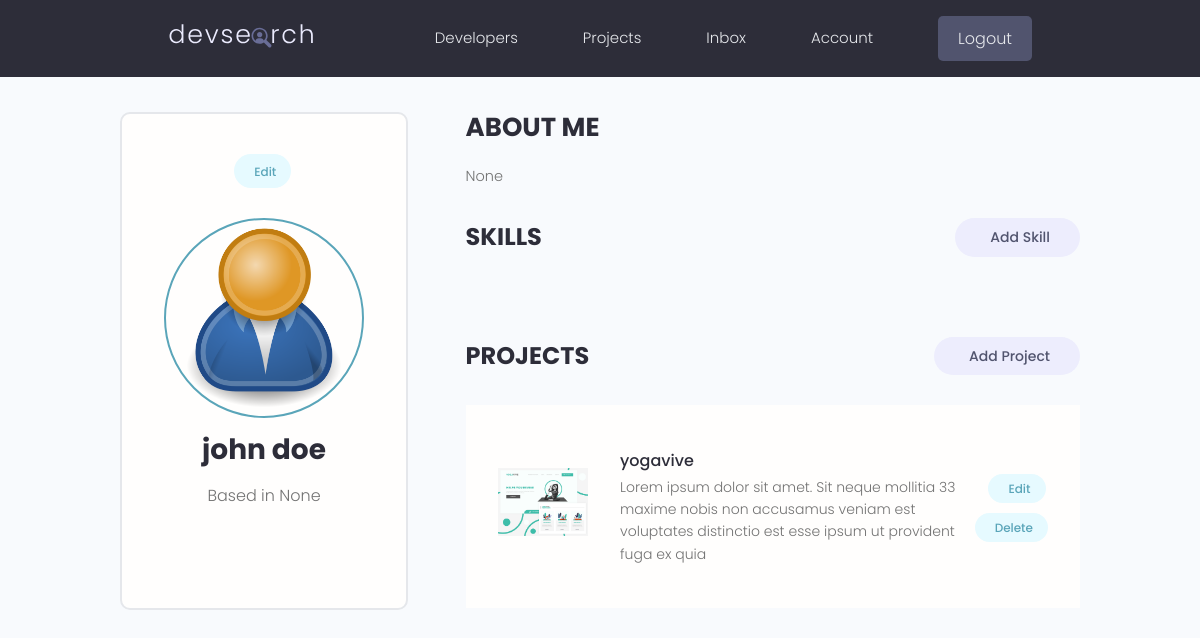
The page /account/ (signed in) on the database as committed earlier.
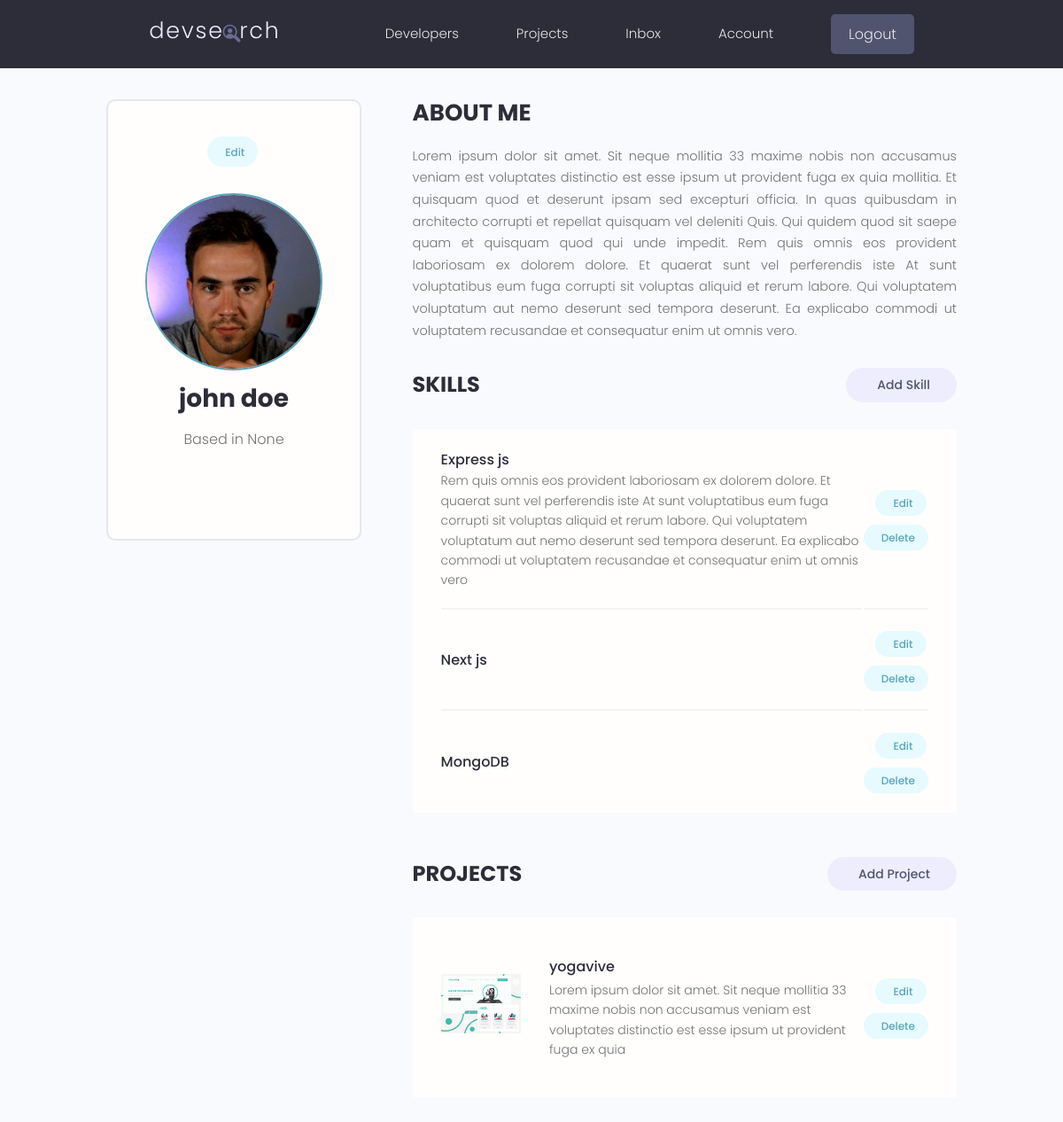
The same page on the database as committed later.
### users/models.py (models this page shows, shortened)
class Profile(models.Model):
    id = models.UUIDField(default=uuid.uuid4, unique=True, primary_key=True, editable=False)
    user = models.OneToOneField(User, on_delete=models.CASCADE)
    name = models.CharField(max_length=200)
    email = models.EmailField(max_length=500)
    username = models.CharField(max_length=200)
    location = models.CharField(max_length=200, blank=True, null=True)
    short_intro = models.CharField(max_length=200, blank=True, null=True)
    bio = models.TextField(blank=True, null=True)
    profile_image = models.ImageField(null=True, blank=True, upload_to='profiles/', default="profiles/user-default.png")
    social_github = models.CharField(max_length=200, blank=True, null=True)
    social_twitter = models.CharField(max_length=200, blank=True, null=True)
    social_linkedin = models.CharField(max_length=200, blank=True, null=True)
    social_youtube = models.CharField(max_length=200, blank=True, null=True)
    social_website = models.CharField(max_length=200, blank=True, null=True)
    created = models.DateTimeField(auto_now_add=True)

class Skill(models.Model):
    id = models.UUIDField(default=uuid.uuid4, unique=True, primary_key=True, editable=False)
    owner = models.ForeignKey(Profile, on_delete=models.CASCADE)
    name = models.CharField(max_length=200)
    description = models.TextField(null=True, blank=True)
    created = models.DateTimeField(auto_now_add=True)

### projects/models.py (models this page shows, shortened)
class Project(models.Model):
    id = models.UUIDField(default=uuid.uuid4, unique=True, primary_key=True, editable=False)
    owner = models.ForeignKey(
        Profile, on_delete=models.CASCADE, related_name='projects')
    title = models.CharField(max_length=200)
    description = models.TextField(null=True, blank=True)
    featured_image = models.ImageField(
        null=True, blank=True, default="default.jpg")
    demo_link = models.CharField(max_length=2000, null=True, blank=True)
    source_link = models.CharField(max_length=2000, null=True, blank=True)
    tags = models.ManyToManyField('Tag', blank=True)
    vote_total = models.IntegerField(default=0, null=True, blank=True)
    vote_ratio = models.IntegerField(default=0, null=True, blank=True)
    created = models.DateTimeField(auto_now_add=True)

### users/views.py (the view)
# urls.py: path('account/', views.user_account, name="account"),
@login_required(login_url='login')
def user_account(request):
    profile = request.user.profile
    return render(request, 'users/account.html', {"profile": profile})

### users/templates/users/account.html (shortened to what this page needs)
{% extends 'base.html' %}
{% block content %}
<main class="settingsPage profile my-md">
  <div class="container">
    <div class="layout">
      <div class="column column--1of3">
        <div class="card text-center">
          <div class="card__body dev">
            <a class="tag tag--pill tag--main settings__btn" href="">
              Edit</a>
            <img class="avatar avatar--xl dev__avatar" src="{{profile.profile_image.url}}" />
            <h2 class="dev__name">{{profile.name}}</h2>
            <p class="dev__location">Based in {{profile.location}}</p>
          </div>
        </div>
      </div>
      <div class="column column--2of3">
        <div class="devInfo">
          <h3 class="devInfo__title">About Me</h3>
          <p class="devInfo__about">{{profile.bio}}</p>
        </div>
        <div class="settings">
          <h3 class="settings__title">Skills</h3>
          <a class="tag tag--pill tag--sub settings__btn tag--lg" href=""> Add Skill</a>
        </div>
        <table class="settings__table">
          {% for skill in profile.skill_set.all %}
          <tr>
            <td class="settings__tableInfo">
              <h4>{{skill.name}}</h4>
              <p>
                {{skill.description}}
              </p>
            </td>
            <td class="settings__tableActions">
              <a class="tag tag--pill tag--main settings__btn" href=""> Edit</a>
              <a class="tag tag--pill tag--main settings__btn" href="">
                Delete</a>
            </td>
          </tr>
          {% endfor %}
        </table>
        <div class="settings">
          <h3 class="settings__title">Projects</h3>
          <a class="tag tag--pill tag--sub settings__btn tag--lg" href="{% url 'create-project' %}"> Add Project</a>
        </div>
        <table class="settings__table">
          {% for project in profile.projects.all %}
          <tr>
            <td class="settings__thumbnail">
              <a href="{% url 'project' project.id %}"><img src="{{project.featured_image.url}}" alt="Project Thumbnail" /></a>
            </td>
            <td class="settings__tableInfo">
              <a href="{% url 'project' project.id %}">{{project.title}}</a>
              <p>{{project.description|slice:"150"}}</p>
            </td>
            <td class="settings__tableActions">
              <a class="tag tag--pill tag--main settings__btn" href="{% url 'update-project' project.id %}"> Edit</a>
              <a class="tag tag--pill tag--main settings__btn"
                href="{% url 'delete-project'  project.id %}">
                Delete</a>
            </td>
          </tr>
          {% endfor %}
        </table>
      </div>
    </div>
  </div>
</main>
{% endblock %}

Rows that differ between the two databases and show on the page:
changed Profile "john doe": profile_image: picture added in place of a placeholder; bio "None" → "Lorem ipsum dolor sit amet. Sit neque mollitia 33 maxime nobis non accusamus veniam est voluptates distinctio est esse ipsum ut provident fuga ex quia mollitia. Et quisquam quod et deserunt ipsam sed excepturi officia. In quas quibusdam in architecto corrupti et repellat quisquam vel deleniti Quis. Qui quidem quod sit saepe quam et quisquam quod qui unde impedit. Rem quis omnis eos provident laboriosam ex dolorem dolore. Et quaerat sunt vel perferendis iste At sunt voluptatibus eum fuga corrupti sit voluptas aliquid et rerum labore. Qui voluptatem voluptatum aut nemo deserunt sed tempora deserunt. Ea explicabo commodi ut voluptatem recusandae et consequatur enim ut omnis vero."
added Skill: name "Express js", description "Rem quis omnis eos provident laboriosam ex dolorem dolore. Et quaerat sunt vel perferendis iste At sunt voluptatibus eum fuga corrupti sit voluptas aliquid et rerum labore. Qui voluptatem voluptatum aut nemo deserunt sed tempora deserunt. Ea explicabo commodi ut voluptatem recusandae et consequatur enim ut omnis vero"
added Skill: name "Next js"
added Skill: name "MongoDB"
